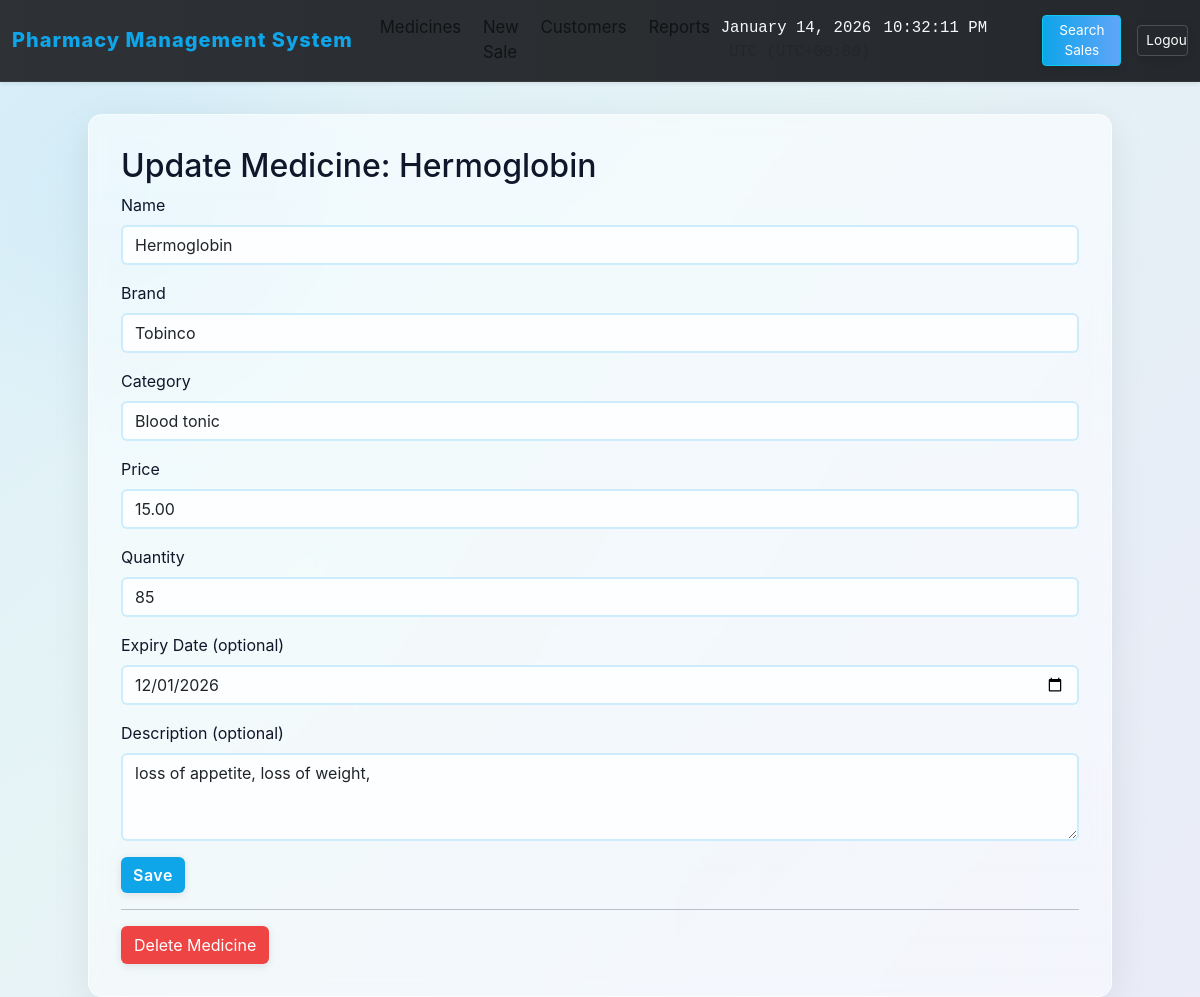
/medicines/update/7 (signed in), run on an earlier commit of the app's database.
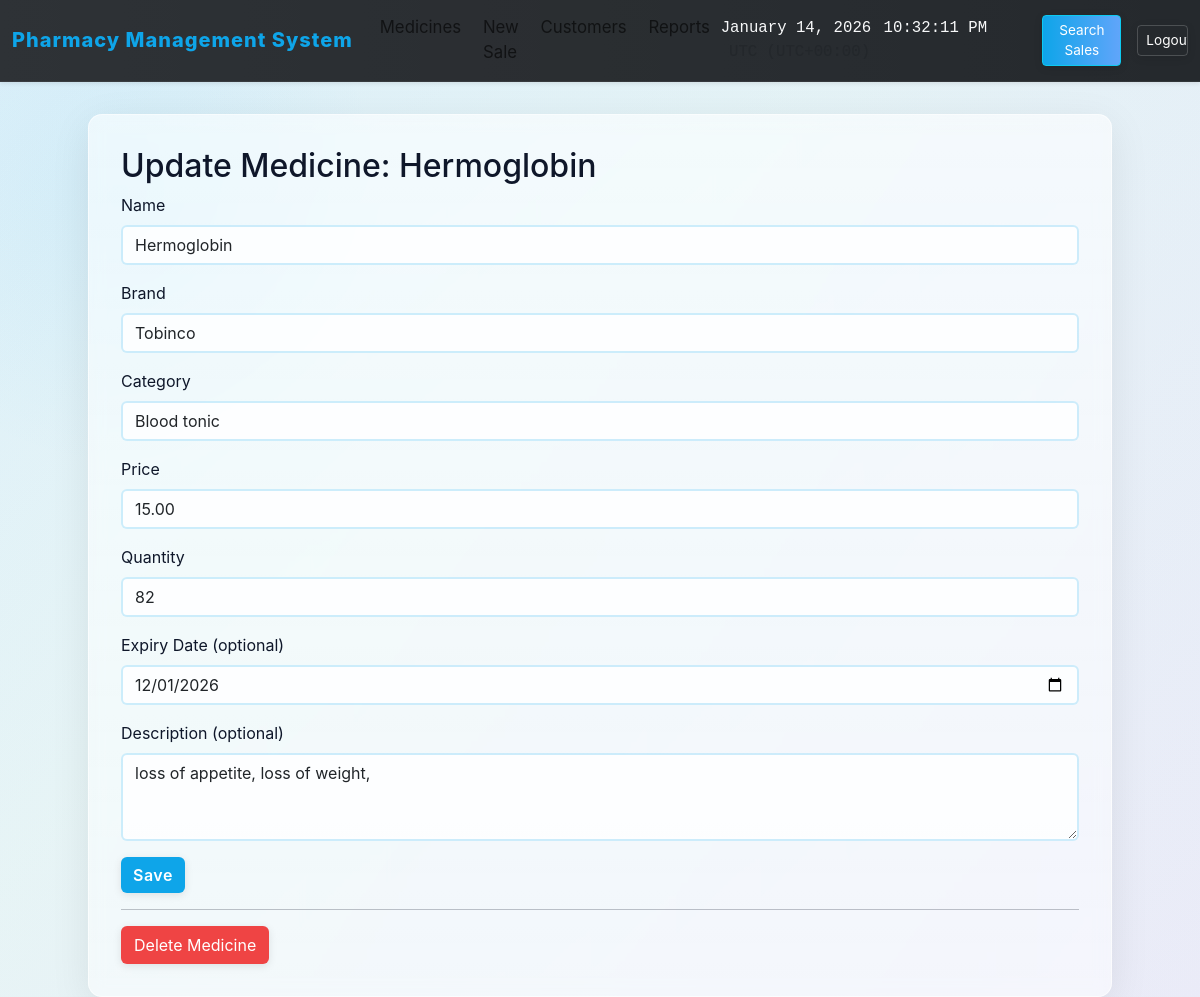
And on a later commit of the database.
### models.py (models this page shows, shortened)
class Medicine(db.Model):
    id = db.Column(db.Integer, primary_key=True)
    name = db.Column(db.String(120), nullable=False)
    brand = db.Column(db.String(120))
    price = db.Column(db.Float, nullable=False)
    quantity = db.Column(db.Integer, nullable=False, default=0)
    expiry_date = db.Column(db.Date, nullable=True)
    category = db.Column(db.String(80))
    description = db.Column(db.Text)

### app.py (the view, shortened to what this page needs)
    @app.route('/medicines/update/<int:med_id>', methods=['GET', 'POST'])
    @admin_required
    def update_medicine(med_id):
        med = Medicine.query.get_or_404(med_id)
        return render_template('update_medicine.html', med=med)

### templates/update_medicine.html (shortened to what this page needs)
{% extends 'base.html' %}
{% block content %}
  <h2>Update Medicine: {{med.name}}</h2>
  <form method="post">
    <div class="mb-3">
      <label class="form-label">Name</label>
      <input class="form-control" name="name" value="{{med.name}}" required>
    </div>
    <div class="mb-3">
      <label class="form-label">Brand</label>
      <input class="form-control" name="brand" value="{{med.brand or ''}}">
    </div>
    <div class="mb-3">
      <label class="form-label">Category</label>
      <input class="form-control" name="category" value="{{med.category or ''}}">
    </div>
    <div class="mb-3">
      <label class="form-label">Price</label>
      <input class="form-control" name="price" type="number" step="0.01" value="{{'%.2f'|format(med.price)}}" required>
    </div>
    <div class="mb-3">
      <label class="form-label">Quantity</label>
      <input class="form-control" name="quantity" type="number" value="{{med.quantity}}" required>
    </div>
    <div class="mb-3">
      <label class="form-label">Expiry Date (optional)</label>
      <input class="form-control" name="expiry_date" type="date" value="{{med.expiry_date}}">
    </div>
    <div class="mb-3">
      <label class="form-label">Description (optional)</label>
      <textarea class="form-control" name="description" rows="3">{{med.description or ''}}</textarea>
    </div>
    <button class="btn btn-primary">Save</button>
  </form>
  {% if session.get('is_admin') %}
  <hr>
  <form method="post" action="/medicines/delete/{{med.id}}" onsubmit="return confirm('Delete this medicine?');">
    <button class="btn btn-danger">Delete Medicine</button>
  </form>
  {% endif %}
{% endblock %}

What changed in the data, as far as the page shows it:
changed Medicine "Hermoglobin": quantity "85" → "82"
